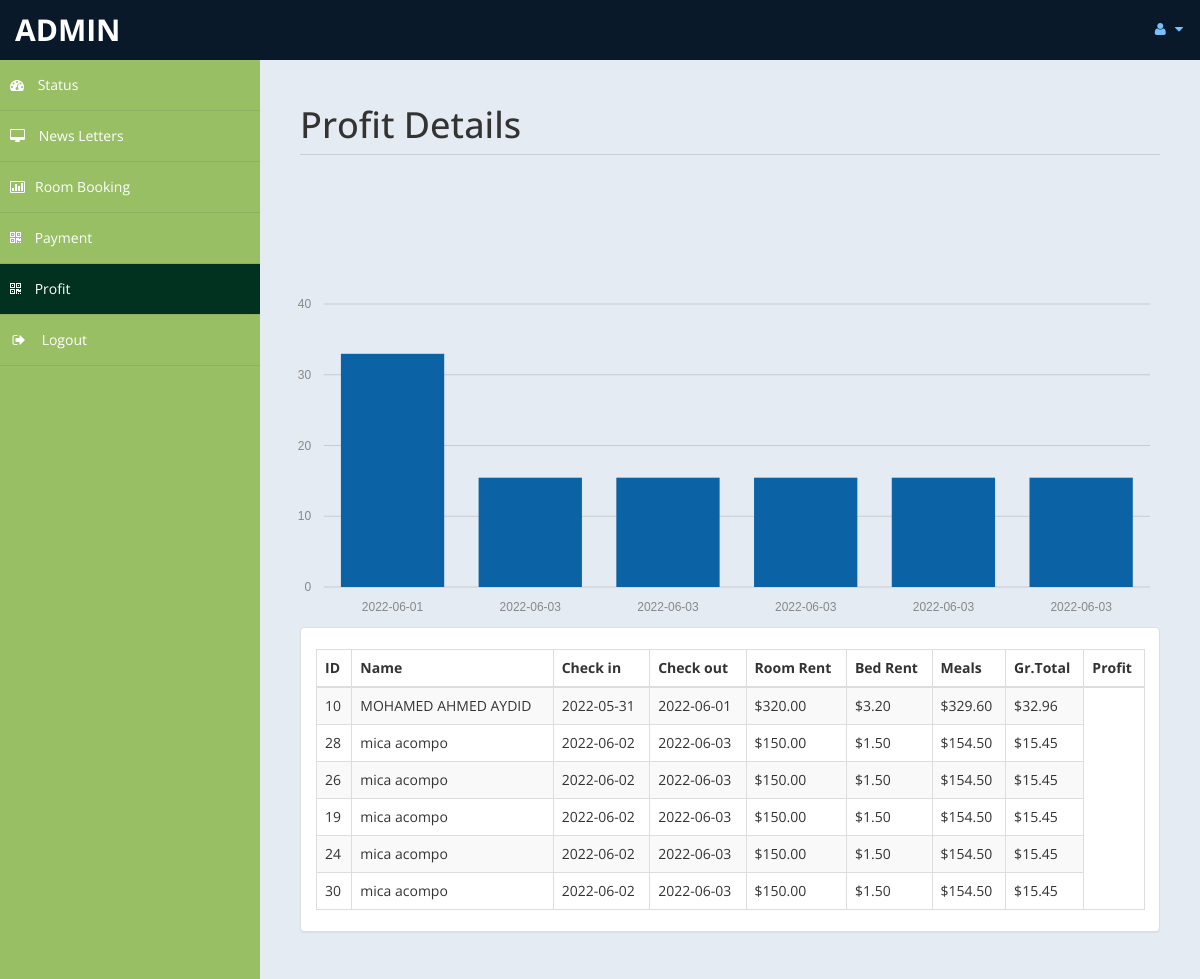
The app's page /admin/profit.php (signed in) with its own data.
### tables this page shows
CREATE TABLE `payment` (
  `id` int(11) DEFAULT NULL,
  `fname` varchar(30) DEFAULT NULL,
  `lname` varchar(30) DEFAULT NULL,
  `troom` varchar(30) DEFAULT NULL,
  `tbed` varchar(30) DEFAULT NULL,
  `nroom` int(11) DEFAULT NULL,
  `cin` date DEFAULT NULL,
  `cout` date DEFAULT NULL,
  `ttot` double(8,2) DEFAULT NULL,
  `fintot` double(8,2) DEFAULT NULL,
  `mepr` double(8,2) DEFAULT NULL,
  `meal` varchar(30) DEFAULT NULL,
  `btot` double(8,2) DEFAULT NULL,
  `noofdays` int(11) DEFAULT NULL
);

### admin/profit.php (the view, shortened to what this page needs)
<!DOCTYPE html>
<html xmlns="http://www.w3.org/1999/xhtml">
<head>
    <link href="assets/css/bootstrap.css" rel="stylesheet" />
    <link href="assets/css/font-awesome.css" rel="stylesheet" />
	<link rel="stylesheet" href="assets/css/morris.css">
    <link href="assets/css/custom-styles.css" rel="stylesheet" />
    <link href="assets/js/dataTables/dataTables.bootstrap.css" rel="stylesheet" />
</head>
<body>
    <div id="wrapper">
        <nav class="navbar navbar-default top-navbar" role="navigation">
            <div class="navbar-header">
                <a class="navbar-brand" href="home.php"><?php echo $_SESSION["user"]; ?> </a>
            </div>
            <ul class="nav navbar-top-links navbar-right">
                <li class="dropdown">
                    <a class="dropdown-toggle" data-toggle="dropdown" href="#" aria-expanded="false">
                        <i class="fa fa-user fa-fw"></i> <i class="fa fa-caret-down"></i>
                    </a>
                </li>
            </ul>
        </nav>
        <nav class="navbar-default navbar-side" role="navigation">
            <div class="sidebar-collapse">
                <ul class="nav" id="main-menu">
                    <li>
                        <a href="home.php"><i class="fa fa-dashboard"></i> Status</a>
                    </li>
                    <li>
                        <a  href="messages.php"><i class="fa fa-desktop"></i> News Letters</a>
                    </li>
					<li>
                        <a href="roombook.php"><i class="fa fa-bar-chart-o"></i>Room Booking</a>
                    </li>
                    <li>
                        <a  href="payment.php"><i class="fa fa-qrcode"></i> Payment</a>
                    </li>
					 <li>
                        <a class="active-menu" href="profit.php"><i class="fa fa-qrcode"></i> Profit</a>
                    </li>
                    <li>
                        <a href="logout.php" ><i class="fa fa-sign-out fa-fw"></i> Logout</a>
                    </li>
            </div>
        </nav>
        <div id="page-wrapper" >
            <div id="page-inner">
			 <div class="row">
                    <div class="col-md-12">
                        <h1 class="page-header">
                           Profit Details<small> </small>
                        </h1>
                    </div>
                </div>
            <div class="row">
				<?php
				include('db.php');
?>
				<br>
				<br>
				<br>
				<br><div id="chart"></div>
                <div class="col-md-12">
                    <div class="panel panel-default">
                        <div class="panel-body">
                            <div class="table-responsive">
                                <table class="table table-striped table-bordered table-hover" id="dataTables-example">
                                    <thead>
                                        <tr>
											<th>ID</th>
                                            <th>Name</th>
                                            <th>Check in</th>
											<th>Check out</th>
                                            <th>Room Rent</th>
											<th>Bed Rent</th>
											<th>Meals </th>
											<th>Gr.Total</th>
											<th>Profit</th>
                                        </tr>
                                    </thead>
                                    <tbody>
									<?php
										$sql="select * from payment";
										$re = mysqli_query($con,$sql);
										while($row = mysqli_fetch_array($re))
										{
											$id = $row['id'];
											if($id % 2 ==1 )
											{
												echo"<tr class='gradeC'>
													<td>".$row['id']." </td>
													<td>".$row['fname']." ".$row['lname']."</td>
													<td>".$row['cin']."</td>
													<td>".$row['cout']."</td>
													<td>$".$row['ttot']."</td>
													<td>$".$row['btot']."</td>
													<td>$".$row['fintot']."</td>
													<td>$".$row['fintot']*10/100 ."</td>
													</tr>";
											}
											else
											{
												echo"<tr class='gradeU'>
													<td>".$row['id']." </td>
													<td>".$row['fname']." ".$row['lname']."</td>
													<td>".$row['cin']."</td>
													<td>".$row['cout']."</td>
													<td>$".$row['ttot']."</td>
													<td>$".$row['btot']."</td>
													<td>$".$row['fintot']."</td>
													<td>$".$row['fintot']*10/100 ."</td>
													</tr>";
											}
										}
									?>
                                    </tbody>
                                </table>
                            </div>
                        </div>
                    </div>
                </div>
            </div>
                </div>
            </div>
    </div>
</body>
</html>

### admin/assets/css/custom-styles.css (style rules this page uses)
body { font-family: 'Open Sans', sans-serif; }
#wrapper { width: 100%; background:#98BF64; }
#page-wrapper { padding: 15px 15px; min-height: 600px; background:#E5EBF2; }
#page-inner { width:100%; margin:10px 20px 10px 0px; background-color:transparent; padding:10px; min-height:1200px; }
h1, .h1, h2, .h2, h3, .h3 { margin-top: 7px; margin-bottom: -5px; }
.page-header { padding-bottom: 9px; margin: 10px 0 45px; border-bottom: 1px solid #C7D1DD; }
.top-navbar { margin:0px; }
.top-navbar .navbar-brand { color: #fff; width: 260px; text-align: left; height: 60px; font-size: 30px; font-weight: 700; text-transform: uppercase; line-height: 30px; }
.top-navbar .nav > li { position: relative; display: inline-block; }
.top-navbar .nav > li > a { position: relative; display: block; padding: 19px 15px; color: #77C0FD; }
.active-menu { background-color:#013220!important; }
.sidebar-collapse , .sidebar-collapse .nav { background:none; }
.sidebar-collapse .nav { padding:0; }
.sidebar-collapse .nav > li > a { color:#fff; background:transparent; text-shadow:none; }
.sidebar-collapse > .nav > li > a { padding:15px 10px; }
.sidebar-collapse > .nav > li { border-bottom: 1px solid rgba(107, 108, 109, 0.19); }
.navbar-side { border:none; background-color: transparent; }
.top-navbar { background:#09192A; border-bottom:none; }
.top-navbar .nav > li > a > i { margin-right: 2px; }
.navbar-default { border:0px solid black; }
.navbar-header { background: #09192A; }
.nav > li > a > i { margin-right:10px; }
@media (min-width:768px) { #page-wrapper { margin: 0 0 0 260px; padding: 15px 30px; min-height: 1200px; } }
@media (min-width:768px) { .navbar-side { z-index: 1; position: absolute; width: 260px; } }
@media (min-width:768px) { .navbar { border-radius: 0px; } }

### records on screen
payment: id "10", fname "MOHAMED AHMED", lname "AYDID", cin "2022-05-31", cout "2022-06-01", ttot "320.00", btot "3.20", fintot "329.60", $row['fintot']*10/100 "32.96"
payment: id "28", fname "mica", lname "acompo", cin "2022-06-02", cout "2022-06-03", ttot "150.00", btot "1.50", fintot "154.50", $row['fintot']*10/100 "15.45"
payment: id "26", fname "mica", lname "acompo", cin "2022-06-02", cout "2022-06-03", ttot "150.00", btot "1.50", fintot "154.50", $row['fintot']*10/100 "15.45"
payment: id "19", fname "mica", lname "acompo", cin "2022-06-02", cout "2022-06-03", ttot "150.00", btot "1.50", fintot "154.50", $row['fintot']*10/100 "15.45"
payment: id "24", fname "mica", lname "acompo", cin "2022-06-02", cout "2022-06-03", ttot "150.00", btot "1.50", fintot "154.50", $row['fintot']*10/100 "15.45"
payment: id "30", fname "mica", lname "acompo", cin "2022-06-02", cout "2022-06-03", ttot "150.00", btot "1.50", fintot "154.50", $row['fintot']*10/100 "15.45"

### other values on screen
$_SESSION["user"] "ADMIN"
